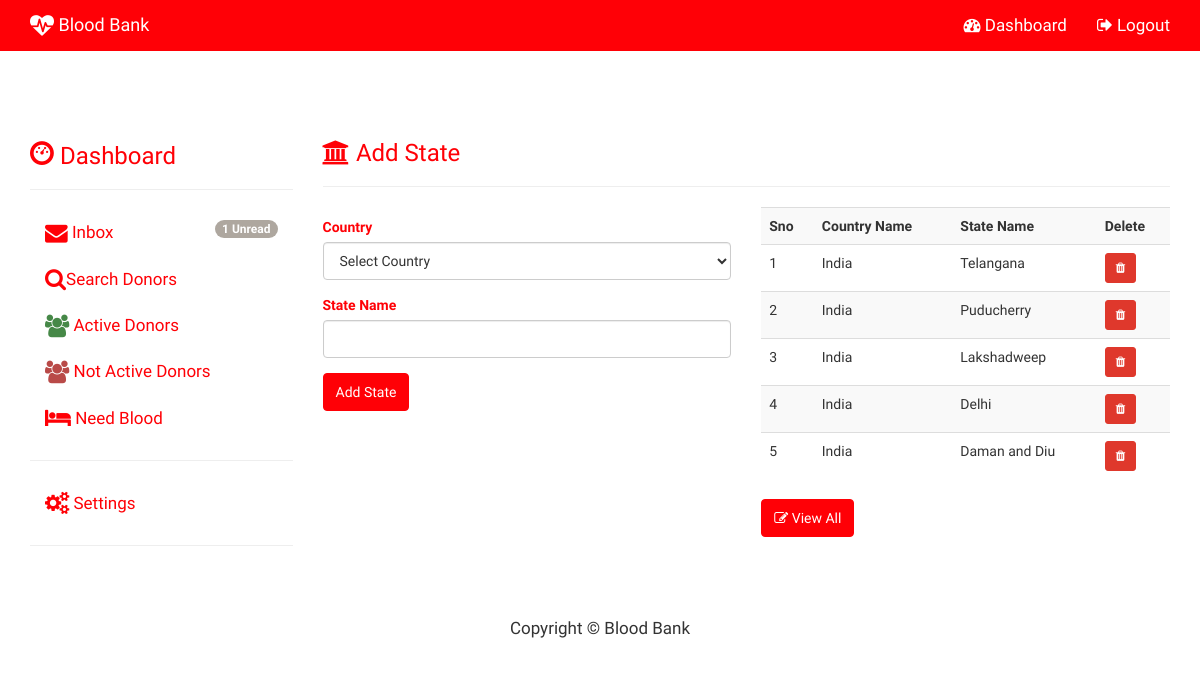
The app's page /Blood_Bank/admin_state.php (signed in) with its own data.
### tables this page shows
CREATE TABLE IF NOT EXISTS `state` (
  `STATE_ID` int(11) NOT NULL AUTO_INCREMENT,
  `STATE_NAME` varchar(150) NOT NULL,
  `COUNTRY_ID` int(11) NOT NULL,
  PRIMARY KEY (`STATE_ID`)
);

CREATE TABLE IF NOT EXISTS `country` (
  `COUNTRY_ID` int(11) NOT NULL AUTO_INCREMENT,
  `COUNTRY_NAME` varchar(150) NOT NULL,
  PRIMARY KEY (`COUNTRY_ID`)
);

### Blood_Bank/admin_state.php (the view, shortened to what this page needs)
<?php
include("config.php");
?>
<!DOCTYPE html>
<html lang="en">
	<head>
			<?php include("admin_head.php");?>
	</head>
	<body>
<?php include("admin_topnav.php"); ?>
<div class="container"  style='margin-top:70px;'>
	<div class="row">
		<div class="col-sm-3">
			<?php include("admin_side_nav.php");?>
		</div>
		<div class="col-sm-9" >
			<h3 class='text-primary'><i class="fa fa-bank"></i> Add State </h3><hr>
			<div class="row">
				<div class="col-md-6">
					<form role="form" action="admin_state.php" method="post">
						  <div class="form-group">
								<label class="control-label text-primary" for="COUNTRY">Country</label>
                                <select name="COUNTRY" id="COUNTRY" required class="form-control">
								<option value="">Select Country</option>
								</select>
                          </div>
						<div class="form-group text-primary">
							<label for="state">State Name</label>
							<input id="state" required type="text" class="form-control" name="statename">
						</div>
						<div class="form-group">
							<input type="submit" class="btn btn-primary" name='state_submit' value="Add State">
						</div>
					</form>
				</div>
				<div class="col-md-6">
					<?php
						$sql="Select country.COUNTRY_NAME, state.STATE_NAME,state.STATE_ID
From state Inner Join
  country On state.COUNTRY_ID = country.COUNTRY_ID ORDER BY STATE_ID desc LIMIT 0,5 ";
						$result=$con->query($sql);
						if($result->num_rows>0)
						{
								echo "<table class='table table-striped' >";
									echo "<tr>
											<th>Sno</th>
											<th>Country Name</th>
											<th>State Name</th>
											<th>Delete</th>
										</tr>";
										$i=0;
										while($row=$result->fetch_assoc())
										{
											$i++;
											echo"<tr>";
												echo "<td>$i</td>";
												echo "<td>".$row["COUNTRY_NAME"]."</td>";
												echo "<td>".$row["STATE_NAME"]."</td>";
												echo "<td><a href='admin_del_state.php?id=".$row["STATE_ID"]."' class='btn btn-danger btn-sm'><i class='fa fa-trash'></i></a></td>";
											echo"</tr>";
										}
								echo "</table>";
						}
					?>
					<a href='admin_view_state.php' class='btn btn-primary'><i class='fa fa-edit'></i> View All</a>
				</div>
			</div>
		</div>
	</div>
</div>
	 <?php include("admin_footer.php"); ?>
	</body>
</html>

### Blood_Bank/css/modern-business.css (style rules this page uses)
html, body { height: 100%; }
body { padding-top: 50px; }
.navbar-default,.panel-heading,.btn-primary { background-color:#ff0006 !important; border-color:#ff0006 !important; }
.text-primary { color:#ff0006 !important; }

### records on screen
state: COUNTRY_ID.COUNTRY_NAME "India", STATE_NAME "Telangana"
state: COUNTRY_ID.COUNTRY_NAME "India", STATE_NAME "Puducherry"
state: COUNTRY_ID.COUNTRY_NAME "India", STATE_NAME "Lakshadweep"
state: COUNTRY_ID.COUNTRY_NAME "India", STATE_NAME "Delhi"
state: COUNTRY_ID.COUNTRY_NAME "India", STATE_NAME "Daman and Diu"

### other values on screen
$n "1"
